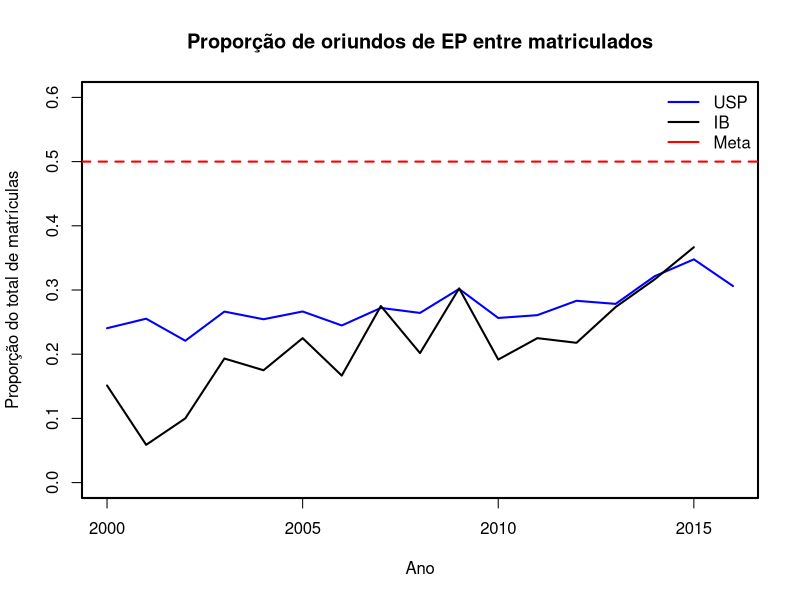
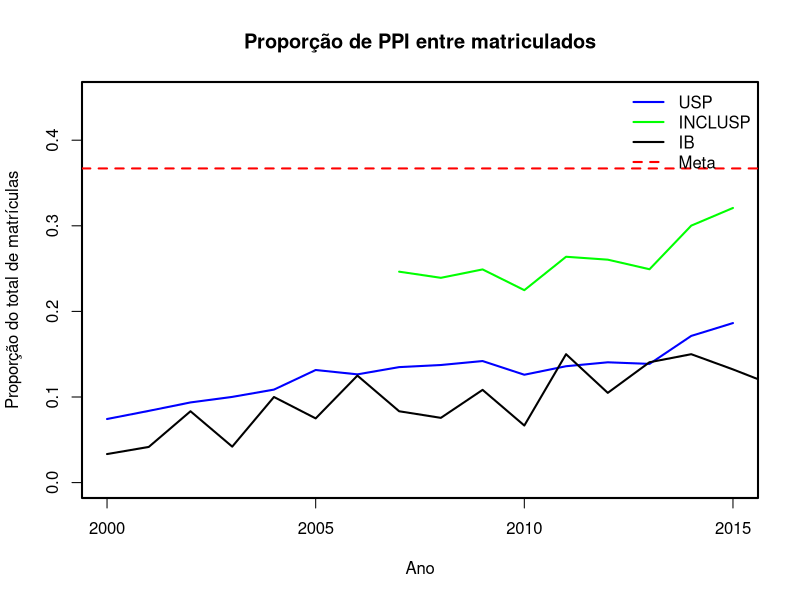
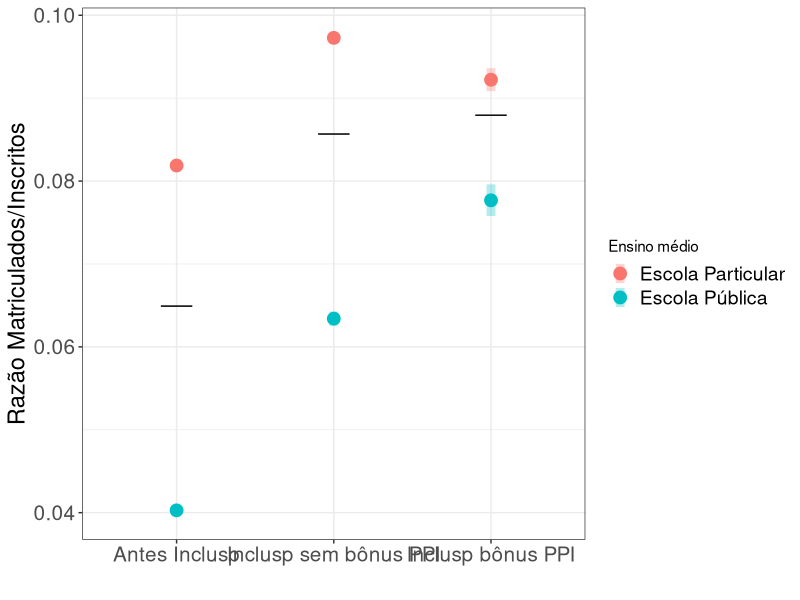
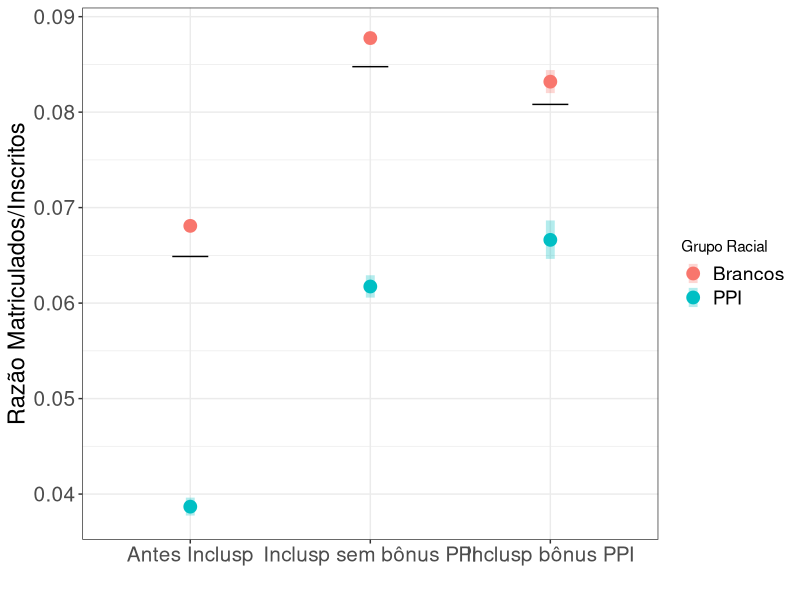
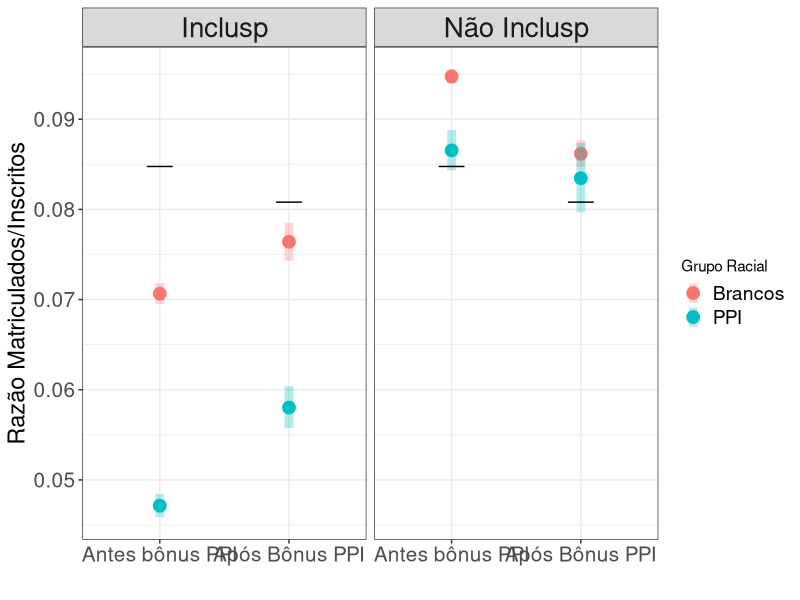

The R script that drew these images, in order:
## ---- chunk 1
library(rmarkdown)
library(knitr)
library(dplyr)
library(tidyr)
library(ggplot2)
library(Hmisc)
## ---- chunk 2
knitr::opts_chunk$set(echo=FALSE)
## ---- chunk 3
## Na USP
## leitura dos dados
epf <- read.csv2("ensino_medio_fuvest.csv", as.is=TRUE)
## Calculo das proporcoes
epf$p.publ <- epf$n.publica/epf$total.resp
## No IB
epIB <- read.csv2("ensin_medioIB.csv")
## Calculo proporcoes
epIB$p.publ <- epIB$n.publica/epIB$total.resp
## Grafico
par(lwd=2)
plot(p.publ ~ ano, ylim=c(0,.6), data=epf, subset=fase=="matriculado", type="l",
     xlab = "Ano", ylab="Proporção do total de matrículas", col="blue",
     main="Proporção de oriundos de EP entre matriculados")
lines(p.publ ~ ano, data=epIB, subset=fase=="matriculado")
abline(h=0.5, lty=2, col="red")
legend("topright", c("USP", "IB", "Meta"), col=c("blue","black", "red"), lty=c(1,1,1,2), bty="n")
## ---- chunk 4
## Cor entre todos da USP
## Leitura dos dados
cor <- read.csv2("cor.csv", as.is=TRUE)
cor$cor <- factor(cor$cor, levels=c("preta", "parda", "indígena", "amarela", "branca", "NR" ))
crit <- cor$cor=="preta"|cor$cor=="parda"|cor$cor=="indígena"
cor$ppi <- NA
cor$ppi[crit] <- "ppi"
cor$ppi[!crit] <- "no.ppi"
## proporcoes ppi
cor2 <- filter(cor, fase!="convocado") %>%
    group_by(ano, fase, ppi) %>%
    summarise(n.fuvest=sum(n.fuvest)) %>%
    spread(ppi, n.fuvest) %>%
    mutate(total=no.ppi+ppi, prop.ppi=ppi/total)
cor2$ic.low <- binconf(cor2$ppi, cor2$total, method="exact")[,2]
cor2$ic.up <- binconf(cor2$ppi, cor2$total, method="exact")[,3]

## Cor entre Inclusp na USP
##leitura dos dados
incl <- read.csv2("inclusp.csv", as.is=TRUE)
incl$cor <- factor(incl$cor, levels=c("preta", "parda", "indígena", "amarela", "branca", "NR" ))
incl$inclusp <- factor(incl$inclusp, levels=c("Inclusp", "Não Inclusp" ))
crit <- incl$cor=="preta"|incl$cor=="parda"|incl$cor=="indígena"
incl$ppi <- NA
incl$ppi[crit] <- "ppi"
incl$ppi[!crit] <- "no.ppi"
## proporcoes ppi
incl2 <- filter(incl, inclusp=="Inclusp") %>%
    group_by(ano, fase, ppi) %>%
    summarise(n.fuvest=sum(N)) %>%
    spread(ppi, n.fuvest) %>%
    mutate(total=no.ppi+ppi, prop.ppi=ppi/total)
incl2$ic.low <- binconf(incl2$ppi, incl2$total, method="exact")[,2]
incl2$ic.up <- binconf(incl2$ppi, incl2$total, method="exact")[,3]

## Cor no IB
corIB <- read.csv2("corIB.csv", as.is=TRUE)    
corIB$cor <- factor(corIB$cor, levels=c("preta", "parda", "indígena", "amarela", "branca", "NR" ))
crit <- corIB$cor=="preta"|corIB$cor=="parda"|corIB$cor=="indígena"
corIB$ppi <- NA
corIB$ppi[crit] <- "ppi"
corIB$ppi[!crit] <- "no.ppi"
## Proporcao por ano
corIB2 <- group_by(corIB, ano, fase, ppi) %>%
    summarise(n.fuvest=sum(n.fuvest)) %>%
    spread(ppi, n.fuvest) %>%
    mutate(total=no.ppi+ppi, prop.ppi=ppi/total)
corIB2$ic.low <- binconf(corIB2$ppi, corIB2$total, method="exact")[,2]
corIB2$ic.up <- binconf(corIB2$ppi, corIB2$total, method="exact")[,3]
## Grafico
par(lwd=2)
plot(prop.ppi ~ ano, ylim=c(0,.45), data=cor2, subset=fase=="matriculado", type="l",
     xlab = "Ano", ylab="Proporção do total de matrículas", col="blue",
     main="Proporção de PPI entre matriculados")
lines(prop.ppi ~ ano, data=incl2, subset=fase=="matriculado", col="green")
lines(prop.ppi ~ ano, data=corIB2, subset=fase=="matriculado")
abline(h=0.367, lty=2, col="red")
legend("topright", c("USP", "INCLUSP", "IB", "Meta"), col=c("blue","green", "black", "red"), lty=c(1,1,1,2), bty="n")
## ---- chunk 5
## leitura dos dados
ep <- read.csv2("ensino_medio.csv", as.is=TRUE)
## Relacao candidato/vaga
ep.cv <- filter(ep, ano>1999) %>%
    spread(fase, n.anuario) %>%
    mutate(periodo=cut(ano, breaks=c(1999,2006,2013,2015),
                       labels=c("Antes Inclusp", "Inclusp sem bônus PPI", "Inclusp bônus PPI"))) %>%
    group_by(periodo) %>%
    summarise(inscr=sum(inscrito), matr=sum(matriculado)) %>%
    mutate(p.matr = matr/inscr)
## Calculo das proporcoes
ep.ad <- filter(ep, ano>1999, ensino.medio!="outros"&ensino.medio!="supletivo") %>%
    mutate(medio=ifelse(ensino.medio=="publica","Escola Pública", "Escola Particular"))%>%
    spread(fase, n.anuario) %>%
    mutate(periodo=cut(ano, breaks=c(1999,2006,2013,2015),
                       labels=c("Antes Inclusp", "Inclusp sem bônus PPI", "Inclusp bônus PPI"))) %>%
    group_by(periodo, medio) %>%
    summarise(inscr=sum(inscrito), matr=sum(matriculado)) %>%
    mutate(p.matr = matr/inscr)
## Adiciona intervalos de confiança
ep.ad$ic.low <- binconf(ep.ad$matr, ep.ad$inscr, method="exact")[,2]
ep.ad$ic.up <- binconf(ep.ad$matr, ep.ad$inscr, method="exact")[,3]
## Grafico
p3 <- ggplot(ep.ad, aes(periodo, p.matr))
p3 + geom_point(aes(colour=medio), size=4) +
    geom_linerange(aes(ymin=ic.low, ymax=ic.up, colour=medio), size=3, alpha=0.3) +
    scale_colour_discrete(name="Ensino médio") +
    theme_bw() +
    theme(axis.text= element_text(size=15),
          axis.title= element_text(size=17),
          strip.text.x = element_text(size=20),
          legend.text=element_text(size=14)) +
    labs(y="Razão Matriculados/Inscritos", x="") +
    annotate("segment", x=c(0.9,1.9, 2.9), xend=c(1.1,2.1,3.1),y=ep.cv$p.matr, yend=ep.cv$p.matr)
## ---- chunk 6
## Relacao candidato/vaga
cor.cv <- select(cor, ano, cor, fase,n.fuvest) %>%
    spread(fase, n.fuvest) %>%
    mutate(periodo=cut(ano, breaks=c(1999,2006,2013,2015),
                       labels=c("Antes Inclusp", "Inclusp sem bônus PPI", "Inclusp bônus PPI"))) %>%
    group_by(periodo) %>%
    summarise(inscr=sum(inscrito), matr=sum(matriculado)) %>%
    mutate(p.matr = matr/inscr)
## Calculo das proporcoes
cor.ad <- filter(cor, cor!="NR"&cor!="amarela"&fase!="convocado") %>%
    select(ano:cor,n.fuvest,ppi) %>%
    spread(fase, n.fuvest) %>%
    mutate(periodo=cut(ano, breaks=c(1999,2006,2013,2015),
                       labels=c("Antes Inclusp", "Inclusp sem bônus PPI", "Inclusp bônus PPI"))) %>%
    group_by(periodo, ppi) %>%
    summarise(inscr=sum(inscrito), matr=sum(matriculado)) %>%
    mutate(p.matr = matr/inscr, raca = ifelse(ppi=="ppi","PPI", "Brancos"))
## Intervalos de confiança
cor.ad$ic.low <- binconf(cor.ad$matr, cor.ad$inscr, method="exact")[,2]
cor.ad$ic.up <- binconf(cor.ad$matr, cor.ad$inscr, method="exact")[,3]
## ---- chunk 7
## Grafico
p2 <- ggplot(cor.ad, aes(periodo, p.matr))
p2 + geom_point(aes(colour=raca), size=4) +
    geom_linerange(aes(ymin=ic.low, ymax=ic.up, colour=raca), size=3, alpha=0.3) +
    scale_colour_discrete(name="Grupo Racial") +
    theme_bw() +
    theme(axis.text= element_text(size=15),
          axis.title= element_text(size=17),
          strip.text.x = element_text(size=20),
          legend.text=element_text(size=14)) +
    labs(y="Razão Matriculados/Inscritos", x="") +
    annotate("segment", x=c(0.9,1.9, 2.9), xend=c(1.1,2.1,3.1),y=cor.cv$p.matr, yend=cor.cv$p.matr)
## ---- chunk 8
## Relacao candidato/vaga
incl.cv <- spread(incl, fase, N) %>%
    mutate(periodo=cut(ano, breaks=c(2006,2013,2015), labels=c("Antes bônus PPI", "Após Bônus PPI"))) %>%
    group_by(periodo) %>%
    summarise(inscr=sum(inscrito), matr=sum(matriculado)) %>%
    mutate(p.matr = matr/inscr)
## Razao matriculados/inscritos
incl.ad <- filter(incl, cor!="NR"&cor!="amarela") %>%
    spread(fase, N) %>%
    mutate(periodo=cut(ano, breaks=c(2006,2013,2015), labels=c("Antes bônus PPI", "Após Bônus PPI"))) %>%
    group_by(periodo, inclusp, ppi) %>%
    summarise(inscr=sum(inscrito), matr=sum(matriculado)) %>%
    mutate(p.matr = matr/inscr, raca = ifelse(ppi=="ppi","PPI", "Brancos"))
## Intervalos de confiança
incl.ad$ic.low <- binconf(incl.ad$matr, incl.ad$inscr, method="exact")[,2]
incl.ad$ic.up <- binconf(incl.ad$matr, incl.ad$inscr, method="exact")[,3]
## Gafico
p1 <- ggplot(incl.ad, aes(periodo, p.matr))
p1 + geom_point(aes(colour=raca), size=4) +
    facet_grid(~inclusp) +
    geom_linerange(aes(ymin=ic.low, ymax=ic.up, colour=raca), size=3, alpha=0.3) +
    scale_colour_discrete(name="Grupo Racial") +
    theme_bw() +
    theme(axis.text= element_text(size=15),
          axis.title= element_text(size=17),
          strip.text.x = element_text(size=20),
          legend.text=element_text(size=14)) +
    labs(y="Razão Matriculados/Inscritos", x="") +
    annotate("segment", x=c(0.9,1.9), xend=c(1.1,2.1),y=incl.cv$p.matr, yend=incl.cv$p.matr)
